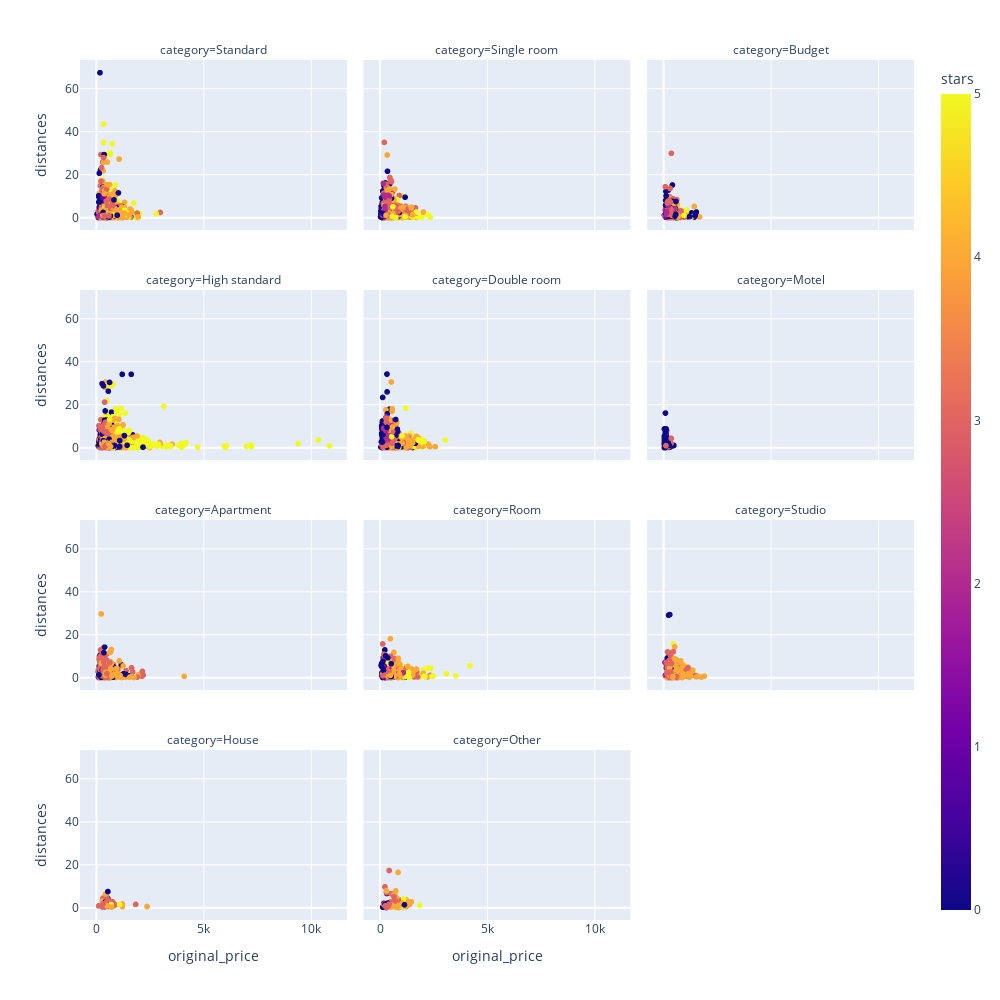

The code cell stored with this chart in its notebook:
### Markdown cell above
![](img_plots/8_pie_chart.png)

### Code cell
# 9. Create scatter plot to represent how the original prices related to the distance of the hotel from the city center
scatter_plt = px.scatter(data_frame=hotels_categories, 
    y = 'distances', 
    x = 'original_price', 
    facet_col='category', 
    facet_col_wrap=3, 
    color = 'stars',
    width=1000,
    height=1000,
    #color_continuous_scale='Plotly3'
)

scatter_plt.show()

### Figure 1 — Plotly figure (JSON) as saved in the notebook; plotly's stock layout.template omitted (floating-point values rounded to 4 significant figures; data arrays with more than 128 entries replaced by an {"elided": "..."} marker saying what was removed)
{"data": [{"hovertemplate": "category=Standard<br>original_price=%{x}<br>distances=%{y}<br>stars=%{marker.color}<extra></extra>", "legendgroup": "", "marker": {"color": {"elided": "1971 int values"}, "coloraxis": "coloraxis", "symbol": "circle"}, "mode": "markers", "name": "", "showlegend": false, "type": "scattergl", "x": {"elided": "1971 int values"}, "xaxis": "x10", "y": {"elided": "1971 float values"}, "yaxis": "y10"}, {"hovertemplate": "category=Single room<br>original_price=%{x}<br>distances=%{y}<br>stars=%{marker.color}<extra></extra>", "legendgroup": "", "marker": {"color": {"elided": "2501 int values"}, "coloraxis": "coloraxis", "symbol": "circle"}, "mode": "markers", "name": "", "showlegend": false, "type": "scattergl", "x": {"elided": "2501 int values"}, "xaxis": "x11", "y": {"elided": "2501 float values"}, "yaxis": "y11"}, {"hovertemplate": "category=Budget<br>original_price=%{x}<br>distances=%{y}<br>stars=%{marker.color}<extra></extra>", "legendgroup": "", "marker": {"color": {"elided": "635 int values"}, "coloraxis": "coloraxis", "symbol": "circle"}, "mode": "markers", "name": "", "showlegend": false, "type": "scattergl", "x": {"elided": "635 int values"}, "xaxis": "x12", "y": {"elided": "635 float values"}, "yaxis": "y12"}, {"hovertemplate": "category=High standard<br>original_price=%{x}<br>distances=%{y}<br>stars=%{marker.color}<extra></extra>", "legendgroup": "", "marker": {"color": {"elided": "1820 int values"}, "coloraxis": "coloraxis", "symbol": "circle"}, "mode": "markers", "name": "", "showlegend": false, "type": "scattergl", "x": {"elided": "1820 int values"}, "xaxis": "x7", "y": {"elided": "1820 float values"}, "yaxis": "y7"}, {"hovertemplate": "category=Double room<br>original_price=%{x}<br>distances=%{y}<br>stars=%{marker.color}<extra></extra>", "legendgroup": "", "marker": {"color": {"elided": "2914 int values"}, "coloraxis": "coloraxis", "symbol": "circle"}, "mode": "markers", "name": "", "showlegend": false, "type": "scattergl", "x": {"elided": "2914 int values"}, "xaxis": "x8", "y": {"elided": "2914 float values"}, "yaxis": "y8"}, {"hovertemplate": "category=Motel<br>original_price=%{x}<br>distances=%{y}<br>stars=%{marker.color}<extra></extra>", "legendgroup": "", "marker": {"color": {"elided": "494 int values"}, "coloraxis": "coloraxis", "symbol": "circle"}, "mode": "markers", "name": "", "showlegend": false, "type": "scattergl", "x": {"elided": "494 int values"}, "xaxis": "x9", "y": {"elided": "494 float values"}, "yaxis": "y9"}, {"hovertemplate": "category=Apartment<br>original_price=%{x}<br>distances=%{y}<br>stars=%{marker.color}<extra></extra>", "legendgroup": "", "marker": {"color": {"elided": "1617 int values"}, "coloraxis": "coloraxis", "symbol": "circle"}, "mode": "markers", "name": "", "showlegend": false, "type": "scattergl", "x": {"elided": "1617 int values"}, "xaxis": "x4", "y": {"elided": "1617 float values"}, "yaxis": "y4"}, {"hovertemplate": "category=Room<br>original_price=%{x}<br>distances=%{y}<br>stars=%{marker.color}<extra></extra>", "legendgroup": "", "marker": {"color": {"elided": "400 int values"}, "coloraxis": "coloraxis", "symbol": "circle"}, "mode": "markers", "name": "", "showlegend": false, "type": "scattergl", "x": {"elided": "400 int values"}, "xaxis": "x5", "y": {"elided": "400 float values"}, "yaxis": "y5"}, {"hovertemplate": "category=Studio<br>original_price=%{x}<br>distances=%{y}<br>stars=%{marker.color}<extra></extra>", "legendgroup": "", "marker": {"color": {"elided": "716 int values"}, "coloraxis": "coloraxis", "symbol": "circle"}, "mode": "markers", "name": "", "showlegend": false, "type": "scattergl", "x": {"elided": "716 int values"}, "xaxis": "x6", "y": {"elided": "716 float values"}, "yaxis": "y6"}, {"hovertemplate": "category=House<br>original_price=%{x}<br>distances=%{y}<br>stars=%{marker.color}<extra></extra>", "legendgroup": "", "marker": {"color": [3, 0, 3, 3, 0, 3, 0, 4, 3, 3, 3, 3, 4, 3, 3, 4, 4, 4, 5, 3, 3, 3, 3, 3, 4, 0, 0, 4, 3, 4, 3, 3, 4, 4, 3, 3, 3, 5, 4, 4, 3], "coloraxis": "coloraxis", "symbol": "circle"}, "mode": "markers", "name": "", "showlegend": false, "type": "scattergl", "x": [305, 821, 375, 375, 532, 404, 289, 549, 108, 793, 751, 507, 811, 751, 859, 1206, 274, 317, 686, 553, 480, 386, 422, 422, 423, 418, 534, 1204, 1830, 2360, 371, 293, 710, 340, 270, 293, 485, 1082, 499, 499, 310], "xaxis": "x", "y": [4.5, 1.8, 1, 1, 4.4, 2.5, 0.5, 0.8, 0.9, 0.9, 2.8, 4, 1.9, 2.8, 1.3, 0.5, 3.1, 2.8, 1.5, 0.6, 5.1, 0.35, 1.9, 1.9, 6.4, 2.8, 7.6, 1.8, 1.6, 0.6, 0.45, 1.1, 0.35, 1.5, 0.8, 1.1, 3, 1.5, 0.9, 0.9, 1.9], "yaxis": "y"}, {"hovertemplate": "category=Other<br>original_price=%{x}<br>distances=%{y}<br>stars=%{marker.color}<extra></extra>", "legendgroup": "", "marker": {"color": [0, 3, 4, 3, 4, 3, 3, 4, 4, 1, 4, 4, 0, 4, 4, 4, 4, 4, 4, 3, 4, 4, 4, 3, 0, 3, 3, 4, 4, 4, 0, 0, 4, 3, 4, 4, 3, 3, 4, 3, 3, 5, 2, 4, 3, 3, 3, 3, 3, 3, 3, 3, 3, 4, 3, 4, 3, 3, 3, 3, 3, 4, 5, 4, 3, 3, 4, 4, 0, 0, 3, 3, 4, 5, 0, 4, 4, 3, 4, 4, 4, 3, 3, 3, 3, 3, 3, 3, 3, 3, 0, 4, 4, 4, 5, 3, 4, 5, 4, 4, 4, 4, 4, 0, 3, 4, 3, 4, 0, 3], "coloraxis": "coloraxis", "symbol": "circle"}, "mode": "markers", "name": "", "showlegend": false, "type": "scattergl", "x": [465, 483, 1036, 734, 943, 336, 384, 811, 719, 507, 739, 983, 890, 490, 1221, 517, 813, 597, 518, 662, 802, 1044, 469, 171, 845, 283, 266, 882, 411, 403, 317, 317, 675, 281, 886, 563, 380, 306, 992, 347, 300, 686, 293, 927, 483, 493, 527, 503, 429, 233, 188, 981, 619, 301, 686, 854, 995, 648, 778, 633, 266, 458, 738, 373, 221, 310, 285, 619, 175, 360, 666, 295, 579, 991, 130, 757, 746, 475, 572, 634, 427, 722, 199, 246, 173, 317, 289, 317, 270, 417, 290, 1275, 657, 1220, 1111, 654, 736, 1852, 741, 1462, 926, 1053, 1384, 235, 238, 516, 427, 846, 1144, 392], "xaxis": "x2", "y": [1.2, 1.4, 0.45, 4.7, 0.6, 1.5, 0.8, 0.4, 5.5, 1.4, 1, 0.4, 1, 0.5, 0.5, 1.3, 1, 1, 0.3, 1.2, 4.3, 1.3, 0.45, 0.6, 0.7, 1.7, 1.8, 2.8, 1.4, 1.3, 6.7, 6.7, 1.5, 1.7, 1.3, 1.1, 0.9, 7.1, 0.45, 0.4, 1.7, 2.2, 0.1, 2.9, 2.7, 1.5, 6.6, 1.5, 17.4, 9.8, 2.2, 1.8, 3, 7.9, 0.8, 0.04, 3.5, 1.9, 1.9, 1.5, 0.6, 0.6, 1.6, 1.5, 0.8, 1.6, 1.9, 1, 2, 2.2, 1.5, 1.1, 0.6, 0.7, 0.3, 0.7, 0.3, 0.5, 1.1, 1.1, 1.6, 3.2, 1.8, 1, 1.6, 0.3, 1.7, 0.3, 0.7, 0.9, 1.7, 1.1, 6.2, 3.7, 4.2, 5.1, 7.9, 1.1, 7.8, 2.8, 1.3, 2.1, 1.6, 1.7, 0.9, 0.45, 1.7, 16.5, 1.4, 0.8], "yaxis": "y2"}], "layout": {"annotations": [{"font": {}, "showarrow": false, "text": "category=House", "x": 0.16, "xanchor": "center", "xref": "paper", "y": 0.1975, "yanchor": "bottom", "yref": "paper"}, {"font": {}, "showarrow": false, "text": "category=Other", "x": 0.5, "xanchor": "center", "xref": "paper", "y": 0.1975, "yanchor": "bottom", "yref": "paper"}, {"font": {}, "showarrow": false, "text": "category=Apartment", "x": 0.16, "xanchor": "center", "xref": "paper", "y": 0.465, "yanchor": "bottom", "yref": "paper"}, {"font": {}, "showarrow": false, "text": "category=Room", "x": 0.5, "xanchor": "center", "xref": "paper", "y": 0.465, "yanchor": "bottom", "yref": "paper"}, {"font": {}, "showarrow": false, "text": "category=Studio", "x": 0.84, "xanchor": "center", "xref": "paper", "y": 0.465, "yanchor": "bottom", "yref": "paper"}, {"font": {}, "showarrow": false, "text": "category=High standard", "x": 0.16, "xanchor": "center", "xref": "paper", "y": 0.7325, "yanchor": "bottom", "yref": "paper"}, {"font": {}, "showarrow": false, "text": "category=Double room", "x": 0.5, "xanchor": "center", "xref": "paper", "y": 0.7325, "yanchor": "bottom", "yref": "paper"}, {"font": {}, "showarrow": false, "text": "category=Motel", "x": 0.84, "xanchor": "center", "xref": "paper", "y": 0.7325, "yanchor": "bottom", "yref": "paper"}, {"font": {}, "showarrow": false, "text": "category=Standard", "x": 0.16, "xanchor": "center", "xref": "paper", "y": 1, "yanchor": "bottom", "yref": "paper"}, {"font": {}, "showarrow": false, "text": "category=Single room", "x": 0.5, "xanchor": "center", "xref": "paper", "y": 1, "yanchor": "bottom", "yref": "paper"}, {"font": {}, "showarrow": false, "text": "category=Budget", "x": 0.84, "xanchor": "center", "xref": "paper", "y": 1, "yanchor": "bottom", "yref": "paper"}], "coloraxis": {"colorbar": {"title": {"text": "stars"}}, "colorscale": [[0, "#0d0887"], [0.1111, "#46039f"], [0.2222, "#7201a8"], [0.3333, "#9c179e"], [0.4444, "#bd3786"], [0.5556, "#d8576b"], [0.6667, "#ed7953"], [0.7778, "#fb9f3a"], [0.8889, "#fdca26"], [1, "#f0f921"]]}, "height": 1000, "legend": {"tracegroupgap": 0}, "margin": {"t": 60}, "width": 1000, "xaxis": {"anchor": "y", "domain": [0, 0.32], "title": {"text": "original_price"}}, "xaxis10": {"anchor": "y10", "domain": [0, 0.32], "matches": "x", "showticklabels": false}, "xaxis11": {"anchor": "y11", "domain": [0.34, 0.66], "matches": "x", "showticklabels": false}, "xaxis12": {"anchor": "y12", "domain": [0.68, 1.0], "matches": "x", "showticklabels": false}, "xaxis2": {"anchor": "y2", "domain": [0.34, 0.66], "matches": "x", "title": {"text": "original_price"}}, "xaxis3": {"anchor": "y3", "domain": [0.68, 1.0], "matches": "x", "title": {"text": "original_price"}}, "xaxis4": {"anchor": "y4", "domain": [0, 0.32], "matches": "x", "showticklabels": false}, "xaxis5": {"anchor": "y5", "domain": [0.34, 0.66], "matches": "x", "showticklabels": false}, "xaxis6": {"anchor": "y6", "domain": [0.68, 1.0], "matches": "x", "showticklabels": false}, "xaxis7": {"anchor": "y7", "domain": [0, 0.32], "matches": "x", "showticklabels": false}, "xaxis8": {"anchor": "y8", "domain": [0.34, 0.66], "matches": "x", "showticklabels": false}, "xaxis9": {"anchor": "y9", "domain": [0.68, 1.0], "matches": "x", "showticklabels": false}, "yaxis": {"anchor": "x", "domain": [0, 0.1975], "title": {"text": "distances"}}, "yaxis10": {"anchor": "x10", "domain": [0.8025, 1], "matches": "y", "title": {"text": "distances"}}, "yaxis11": {"anchor": "x11", "domain": [0.8025, 1], "matches": "y", "showticklabels": false}, "yaxis12": {"anchor": "x12", "domain": [0.8025, 1], "matches": "y", "showticklabels": false}, "yaxis2": {"anchor": "x2", "domain": [0, 0.1975], "matches": "y", "showticklabels": false}, "yaxis3": {"anchor": "x3", "domain": [0, 0.1975], "matches": "y", "showticklabels": false}, "yaxis4": {"anchor": "x4", "domain": [0.2675, 0.465], "matches": "y", "title": {"text": "distances"}}, "yaxis5": {"anchor": "x5", "domain": [0.2675, 0.465], "matches": "y", "showticklabels": false}, "yaxis6": {"anchor": "x6", "domain": [0.2675, 0.465], "matches": "y", "showticklabels": false}, "yaxis7": {"anchor": "x7", "domain": [0.535, 0.7325], "matches": "y", "title": {"text": "distances"}}, "yaxis8": {"anchor": "x8", "domain": [0.535, 0.7325], "matches": "y", "showticklabels": false}, "yaxis9": {"anchor": "x9", "domain": [0.535, 0.7325], "matches": "y", "showticklabels": false}}}
